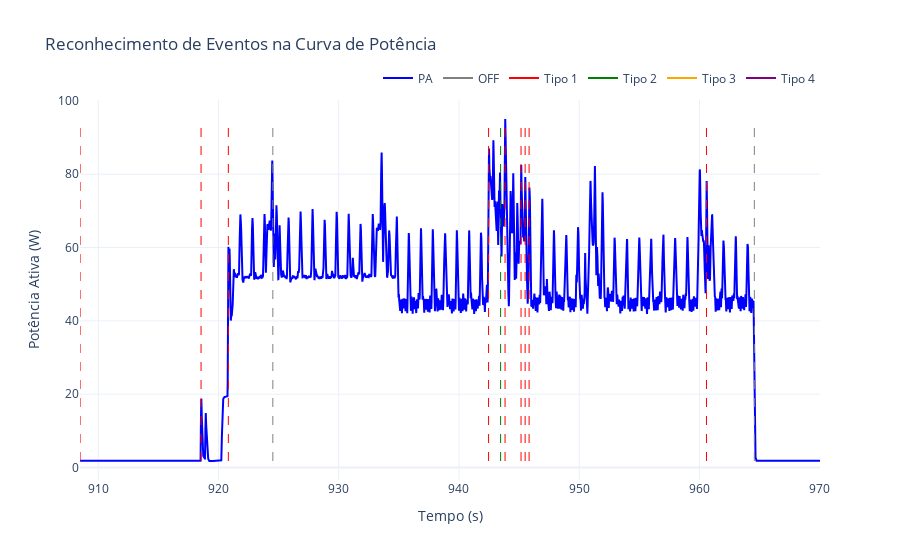

Here is the notebook cell this chart was saved with:
### Code cell
identificarEventos('notebook.csv',300,1)

### Figure 1 — Plotly figure (JSON) as saved in the notebook; plotly's stock layout.template omitted (floating-point values rounded to 4 significant figures; data arrays with more than 128 entries replaced by an {"elided": "..."} marker saying what was removed)
{"data": [{"line": {"color": "blue"}, "mode": "lines", "name": "PA", "type": "scatter", "x": {"elided": "16620 float values"}, "y": {"elided": "16620 float values"}}, {"line": {"color": "gray", "dash": "dash", "width": 1}, "mode": "lines", "name": "Tipo 0", "showlegend": false, "type": "scatter", "x": [924.5, 924.5], "y": [1.77, 95.06]}, {"line": {"color": "gray", "dash": "dash", "width": 1}, "mode": "lines", "name": "Tipo 0", "showlegend": false, "type": "scatter", "x": [964.6, 964.6], "y": [1.77, 95.06]}, {"line": {"color": "red", "dash": "dash", "width": 1}, "mode": "lines", "name": "Tipo 1", "showlegend": false, "type": "scatter", "x": [908.5, 908.5], "y": [1.77, 95.06]}, {"line": {"color": "red", "dash": "dash", "width": 1}, "mode": "lines", "name": "Tipo 1", "showlegend": false, "type": "scatter", "x": [918.5, 918.5], "y": [1.77, 95.06]}, {"line": {"color": "red", "dash": "dash", "width": 1}, "mode": "lines", "name": "Tipo 1", "showlegend": false, "type": "scatter", "x": [920.8, 920.8], "y": [1.77, 95.06]}, {"line": {"color": "red", "dash": "dash", "width": 1}, "mode": "lines", "name": "Tipo 1", "showlegend": false, "type": "scatter", "x": [942.5, 942.5], "y": [1.77, 95.06]}, {"line": {"color": "red", "dash": "dash", "width": 1}, "mode": "lines", "name": "Tipo 1", "showlegend": false, "type": "scatter", "x": [943.8, 943.8], "y": [1.77, 95.06]}, {"line": {"color": "red", "dash": "dash", "width": 1}, "mode": "lines", "name": "Tipo 1", "showlegend": false, "type": "scatter", "x": [945.2, 945.2], "y": [1.77, 95.06]}, {"line": {"color": "red", "dash": "dash", "width": 1}, "mode": "lines", "name": "Tipo 1", "showlegend": false, "type": "scatter", "x": [945.5, 945.5], "y": [1.77, 95.06]}, {"line": {"color": "red", "dash": "dash", "width": 1}, "mode": "lines", "name": "Tipo 1", "showlegend": false, "type": "scatter", "x": [945.8, 945.8], "y": [1.77, 95.06]}, {"line": {"color": "red", "dash": "dash", "width": 1}, "mode": "lines", "name": "Tipo 1", "showlegend": false, "type": "scatter", "x": [960.6, 960.6], "y": [1.77, 95.06]}, {"line": {"color": "green", "dash": "dash", "width": 1}, "mode": "lines", "name": "Tipo 2", "showlegend": false, "type": "scatter", "x": [943.5, 943.5], "y": [1.77, 95.06]}, {"line": {"color": "gray"}, "mode": "lines", "name": "OFF", "type": "scatter", "x": [null], "y": [null]}, {"line": {"color": "red"}, "mode": "lines", "name": "Tipo 1", "type": "scatter", "x": [null], "y": [null]}, {"line": {"color": "green"}, "mode": "lines", "name": "Tipo 2", "type": "scatter", "x": [null], "y": [null]}, {"line": {"color": "orange"}, "mode": "lines", "name": "Tipo 3", "type": "scatter", "x": [null], "y": [null]}, {"line": {"color": "purple"}, "mode": "lines", "name": "Tipo 4", "type": "scatter", "x": [null], "y": [null]}], "layout": {"legend": {"orientation": "h", "x": 1, "xanchor": "right", "y": 1.02, "yanchor": "bottom"}, "title": {"text": "Reconhecimento de Eventos na Curva de Potência"}, "xaxis": {"title": {"text": "Tempo (s)"}}, "yaxis": {"title": {"text": "Potência Ativa (W)"}}}}
